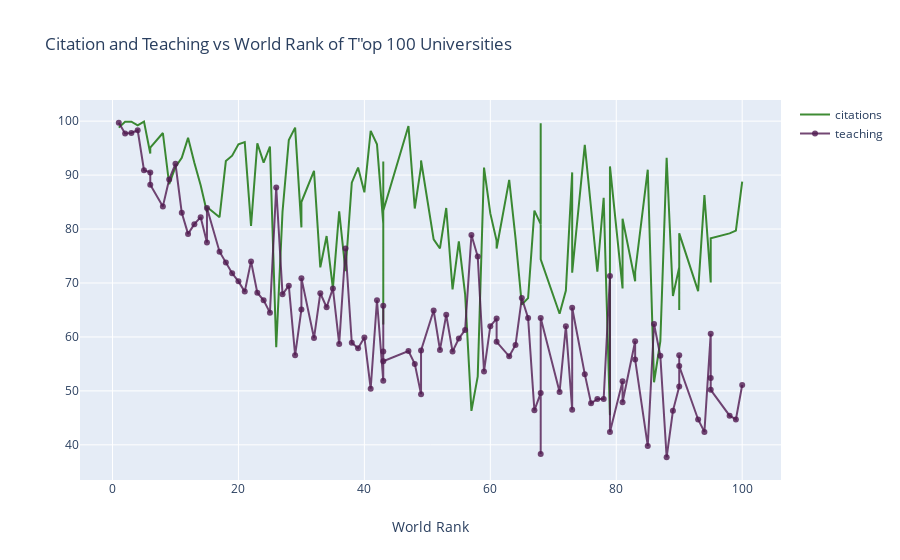

The cell this chart's notebook holds for it:
### Markdown cell above
<a id="2"></a> <br>
# Line Charts

<font color='red'>
Line Charts 예제: 인용과 교육 (Citation and Teaching) vs 탑 100 대학들
<font color='black'>

* Import graph_objs as *go*
* 선 생성
    * x = x axis
    * y = y axis
    * mode = marker, line 또는 marker + line와 같은 plot의 타입
    * name = plots의 이름
    * marker = marker는 dictionary와 함께 사용한다.
        * color = 선의 색깔. RGB(빨강, 초록, 파랑)과 불투명도(alpha)
    * text = The hover text (hover는 curser이다.)
* data = 위에서 생성한 정보들을 담는 list.
* layout = dictionary이다.
    * title = title of layout
    * x axis = it is dictionary
        * title = label of x axis
        * ticklen = length of x axis ticks
        * zeroline = zeroline을 표시할 것인지 안할것인지.
* fig = 그것은 data와 layout을 포함한다.
* iplot() = data와 layout으로 생성된 도형을 plot으로 만듭니다.

### Code cell
# 준비된 data frame
df = timesData.iloc[:100, :]

# import graph objects as "go"
import plotly.graph_objs as go

# trace1을 만든다.
trace1 = go.Scatter(
                    x = df.world_rank,
                    y = df.citations,
                    mode = "lines",
                    name = "citations",
                    marker = dict(color = 'rgba(16,112,2,0.8)'),
                    text = df.university_name)

# trace2을 만든다.
trace2 = go.Scatter(
                    x = df.world_rank,
                    y = df.teaching,
                    mode = "lines+markers",
                    name = "teaching",
                    marker = dict(color = 'rgba(80,26,80,0.8)'),
                    text = df.university_name)
data = [trace1, trace2]
layout = dict(title = 'Citation and Teaching vs World Rank of T"op 100 Universities',
              xaxis= dict(title= 'World Rank',ticklen= 5,zeroline= False)
             )
fig = dict(data = data, layout = layout)
iplot(fig)

### Figure 1 — Plotly figure (JSON) as saved in the notebook; plotly's stock layout.template omitted (floating-point values rounded to 4 significant figures)
{"data": [{"marker": {"color": "rgba(16,112,2,0.8)"}, "mode": "lines", "name": "citations", "text": ["Harvard University", "California Institute of Technology", "Massachusetts Institute of Technology", "Stanford University", "Princeton University", "University of Cambridge", "University of Oxford", "University of California, Berkeley", "Imperial College London", "Yale University", "University of California, Los Angeles", "University of Chicago", "Johns Hopkins University", "Cornell University", "ETH Zurich – Swiss Federal Institute of Technology Zurich", "University of Michigan", "University of Toronto", "Columbia University", "University of Pennsylvania", "Carnegie Mellon University", "University of Hong Kong", "University College London", "University of Washington", "Duke University", "Northwestern University", "University of Tokyo", "Georgia Institute of Technology", "Pohang University of Science and Technology", "University of California, Santa Barbara", "University of British Columbia", "University of North Carolina at Chapel Hill", "University of California, San Diego", "University of Illinois at Urbana-Champaign", "National University of Singapore", "McGill University", "University of Melbourne", "Peking University", "Washington University in St Louis", "École Polytechnique", "University of Edinburgh", "Hong Kong University of Science and Technology", "École Normale Supérieure", "Australian National University", "Karolinska Institute", "University of Göttingen", "University of Wisconsin", "Rice University", "École Polytechnique Fédérale de Lausanne", "University of California, Irvine", "University of Science and Technology of China", "Vanderbilt University", "University of Minnesota", "Tufts University", "University of California, Davis", "Brown University", "University of Massachusetts", "Kyoto University", "Tsinghua University", "Boston University", "New York University", "Emory University", "LMU Munich", "University of Notre Dame", "University of Pittsburgh", "Case Western Reserve University", "Ohio State University", "University of Colorado Boulder", "University of Bristol", "University of California, Santa Cruz", "Yeshiva University", "University of Sydney", "University of Virginia", "University of Adelaide", "University of Southern California", "William & Mary", "Trinity College Dublin", "King’s College London", "Stony Brook University", "Korea Advanced Institute of Science and Technology (KAIST)", "University of Sussex", "The University of Queensland", "University of York", "Heidelberg University", "University of Utah", "Durham University", "London School of Economics and Political Science", "University of Manchester", "Royal Holloway, University of London", "Lund University", "University of Southampton", "University of Zurich", "Wake Forest University", "McMaster University", "University College Dublin", "George Washington University", "University of Arizona", "University of Basel", "University of Maryland, College Park", "Dartmouth College", "École Normale Supérieure de Lyon"], "type": "scatter", "x": ["1", "2", "3", "4", "5", "6", "6", "8", "9", "10", "11", "12", "13", "14", "15", "15", "17", "18", "19", "20", "21", "22", "23", "24", "25", "26", "27", "28", "29", "30", "30", "32", "33", "34", "35", "36", "37", "38", "39", "40", "41", "42", "43", "43", "43", "43", "47", "48", "49", "49", "51", "52", "53", "54", "55", "56", "57", "58", "59", "60", "61", "61", "63", "64", "65", "66", "67", "68", "68", "68", "71", "72", "73", "73", "75", "76", "77", "78", "79", "79", "81", "81", "83", "83", "85", "86", "87", "88", "89", "90", "90", "90", "93", "94", "95", "95", "95", "98", "99", "100"], "y": [98.8, 99.9, 99.9, 99.2, 99.9, 94, 95.1, 97.8, 88.3, 91.5, 93.2, 96.9, 92.3, 88.1, 83.1, 84.1, 82.2, 92.6, 93.6, 95.7, 96.1, 80.6, 95.9, 92.3, 95.3, 58.1, 83.2, 96.5, 98.8, 80.3, 85, 90.8, 72.9, 78.7, 69, 83.3, 72.2, 88.6, 91.4, 86.8, 98.2, 95.7, 81, 62.3, 92.5, 83.4, 99.1, 83.8, 91.6, 92.7, 78.1, 76.4, 83.9, 68.8, 77.7, 67.9, 46.3, 52.7, 91.4, 82.9, 77.8, 76.4, 89.1, 78.3, 66, 67.2, 83.4, 80.9, 99.6, 74.4, 64.3, 68.6, 90.5, 71.9, 95.6, 84.4, 72.1, 85.8, 45.5, 91.6, 69, 81.9, 70.3, 72, 91, 51.6, 59.2, 93.2, 67.6, 72.9, 65, 79.2, 68.5, 86.3, 70.2, 70.1, 78.3, 79.2, 79.7, 88.8]}, {"marker": {"color": "rgba(80,26,80,0.8)"}, "mode": "lines+markers", "name": "teaching", "text": ["Harvard University", "California Institute of Technology", "Massachusetts Institute of Technology", "Stanford University", "Princeton University", "University of Cambridge", "University of Oxford", "University of California, Berkeley", "Imperial College London", "Yale University", "University of California, Los Angeles", "University of Chicago", "Johns Hopkins University", "Cornell University", "ETH Zurich – Swiss Federal Institute of Technology Zurich", "University of Michigan", "University of Toronto", "Columbia University", "University of Pennsylvania", "Carnegie Mellon University", "University of Hong Kong", "University College London", "University of Washington", "Duke University", "Northwestern University", "University of Tokyo", "Georgia Institute of Technology", "Pohang University of Science and Technology", "University of California, Santa Barbara", "University of British Columbia", "University of North Carolina at Chapel Hill", "University of California, San Diego", "University of Illinois at Urbana-Champaign", "National University of Singapore", "McGill University", "University of Melbourne", "Peking University", "Washington University in St Louis", "École Polytechnique", "University of Edinburgh", "Hong Kong University of Science and Technology", "École Normale Supérieure", "Australian National University", "Karolinska Institute", "University of Göttingen", "University of Wisconsin", "Rice University", "École Polytechnique Fédérale de Lausanne", "University of California, Irvine", "University of Science and Technology of China", "Vanderbilt University", "University of Minnesota", "Tufts University", "University of California, Davis", "Brown University", "University of Massachusetts", "Kyoto University", "Tsinghua University", "Boston University", "New York University", "Emory University", "LMU Munich", "University of Notre Dame", "University of Pittsburgh", "Case Western Reserve University", "Ohio State University", "University of Colorado Boulder", "University of Bristol", "University of California, Santa Cruz", "Yeshiva University", "University of Sydney", "University of Virginia", "University of Adelaide", "University of Southern California", "William & Mary", "Trinity College Dublin", "King’s College London", "Stony Brook University", "Korea Advanced Institute of Science and Technology (KAIST)", "University of Sussex", "The University of Queensland", "University of York", "Heidelberg University", "University of Utah", "Durham University", "London School of Economics and Political Science", "University of Manchester", "Royal Holloway, University of London", "Lund University", "University of Southampton", "University of Zurich", "Wake Forest University", "McMaster University", "University College Dublin", "George Washington University", "University of Arizona", "University of Basel", "University of Maryland, College Park", "Dartmouth College", "École Normale Supérieure de Lyon"], "type": "scatter", "x": ["1", "2", "3", "4", "5", "6", "6", "8", "9", "10", "11", "12", "13", "14", "15", "15", "17", "18", "19", "20", "21", "22", "23", "24", "25", "26", "27", "28", "29", "30", "30", "32", "33", "34", "35", "36", "37", "38", "39", "40", "41", "42", "43", "43", "43", "43", "47", "48", "49", "49", "51", "52", "53", "54", "55", "56", "57", "58", "59", "60", "61", "61", "63", "64", "65", "66", "67", "68", "68", "68", "71", "72", "73", "73", "75", "76", "77", "78", "79", "79", "81", "81", "83", "83", "85", "86", "87", "88", "89", "90", "90", "90", "93", "94", "95", "95", "95", "98", "99", "100"], "y": [99.7, 97.7, 97.8, 98.3, 90.9, 90.5, 88.2, 84.2, 89.2, 92.1, 83, 79.1, 80.9, 82.2, 77.5, 83.9, 75.8, 73.8, 71.8, 70.3, 68.4, 74, 68.2, 66.8, 64.5, 87.7, 67.9, 69.5, 56.6, 65.1, 70.9, 59.8, 68.1, 65.5, 69, 58.7, 76.4, 58.9, 57.9, 59.9, 50.4, 66.8, 51.9, 65.8, 57.3, 55.5, 57.4, 55, 49.4, 57.5, 64.9, 57.6, 64.1, 57.3, 59.7, 61.3, 78.9, 74.9, 53.6, 62, 63.4, 59.1, 56.4, 58.5, 67.2, 63.5, 46.4, 49.6, 38.3, 63.5, 49.8, 62, 46.5, 65.4, 53.1, 47.7, 48.5, 48.5, 71.3, 42.4, 51.8, 47.9, 59.2, 55.8, 39.8, 62.4, 56.5, 37.7, 46.3, 50.8, 56.6, 54.6, 44.7, 42.4, 60.6, 52.4, 50.2, 45.4, 44.7, 51.1]}], "layout": {"title": {"text": "Citation and Teaching vs World Rank of T\"op 100 Universities"}, "xaxis": {"ticklen": 5, "title": {"text": "World Rank"}, "zeroline": false}}}
